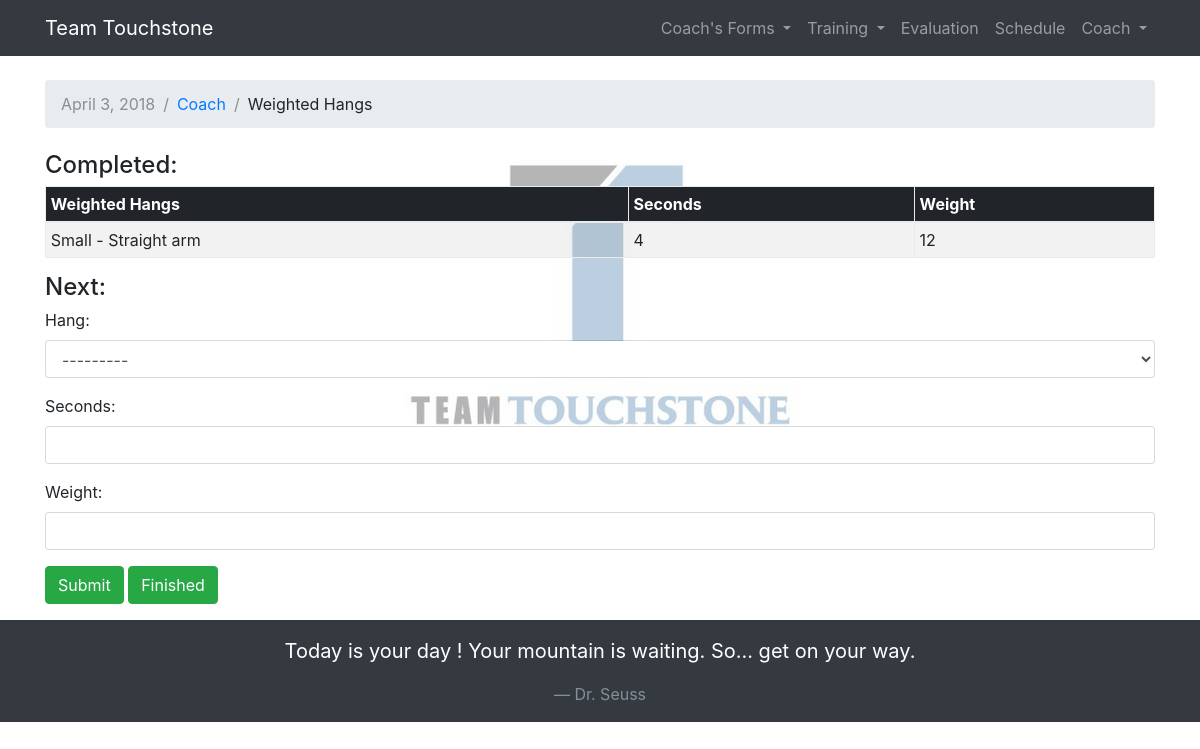
Screenshot of /WeightedHangs/add/ (signed in) with the database file from the repository.
### training/models.py (models this page shows, shortened)
class Athlete(models.Model):
    user = models.OneToOneField(User, on_delete=models.CASCADE)
    birthdate = models.DateField(null=True, blank=True)
    height = models.IntegerField(null=True, blank=True)
    wingspan = models.IntegerField(null=True, blank=True)
    ape_index = models.IntegerField(null=True, blank=True)
    weight = models.IntegerField(null=True, blank=True)
    guardian1 = models.CharField(max_length=50, blank=True)
    guardian1_email = models.EmailField(max_length=75, blank=True)
    guardian2 = models.CharField(max_length=50, blank=True)
    guardian2_email = models.EmailField(max_length=75, blank=True)
    eval_date = models.DateField(null=True, blank=True)
    def get_weighted_training(self, training, max_weight=False):
        last_session = training.objects.filter(session__athlete=self).last()
        try:
            if max_weight:
                last_hangs = max(training.objects.filter(session=last_session.session).values('weight'))
            else:
                last_hangs = training.objects.filter(session=last_session.session)
            return last_hangs
        except:
            return None

class WeightedHangs(models.Model):
    session = models.ForeignKey(Session, related_name='weighted_hangs')
    hang = models.ForeignKey(RefExercise, related_name="weighted_hangs")
    weight = models.IntegerField()
    seconds = models.IntegerField()

class RefExercise(models.Model):
    exercise = models.CharField(max_length=40)
    description = models.CharField(max_length=200, blank=True)
    category = models.ForeignKey(RefCategory, related_name='exercises')
    order = models.IntegerField()
    goal = models.IntegerField()
    def __str__(self):
        return self.exercise

class ClimbingQuotes(models.Model):
    author = models.CharField(max_length=30)
    quote = models.CharField(max_length=200)

### training/views.py (the view)
# urls.py: url(r'^WeightedHangs/add/$', views.weighted_hangs, name='weighted_hangs'),
@login_required
def weighted_hangs(request):
    quote = ClimbingQuotes.objects.get(id=random.randint(1, quote_num))
    athlete = get_user(request)
    weighted_hangs = athlete.get_weighted_training(WeightedHangs)
    if request.method == 'POST':
        form = WeightedHangsForm(request.POST)
        if form.is_valid():
            weighted_hang = form.save(commit=False)
            weighted_hang.session, created = Session.objects.get_or_create(sessionDate=DATE,
                athlete=athlete)
            weighted_hang.save()
            return redirect('weighted_hangs')
    else:
        form = WeightedHangsForm()
    return render(request, 'training/add_weighted_hangs.html', {'athlete':athlete, 'form': form,
                'weighted_hangs': weighted_hangs, 'date': DATE, 'quote': quote})

### training/forms.py
class WeightedHangsForm(forms.ModelForm):
    class Meta:
        model = WeightedHangs
        fields = ['hang', 'seconds', 'weight']
        widgets = {'session': forms.HiddenInput()}
    def __init__(self, *args, **kwargs):
        super(WeightedHangsForm, self).__init__(*args, **kwargs)
        self.fields['hang'].queryset =RefExercise.objects.filter(category__id=6)

### training/views.py (called while the page is built)
def get_user(request):
    pk = request.user.pk
    athlete = get_object_or_404(Athlete, user__pk=pk)
    return athlete

### templates/training/add_weighted_hangs.html (shortened to what this page needs)
{% extends 'base.html' %}
{% block breadcrumb %}
<li class="breadcrumb-item active">{{date}}</li>
  <li class="breadcrumb-item"><a href="{% url 'athletePage' %}">{{ athlete.user.username }}</a></li>
  <li class="breadcrumb-item">Weighted Hangs</li>
{% endblock %}
{% block content %}
<h4>Completed:
</h4>
<table class='table table-sm table-striped table-bordered'>
<thead class='thead-inverse'>
<tr>
  <th>Weighted Hangs</th>
  <th>Seconds</th>
  <th>Weight</th>
</tr>
</thead>
<tbody>
{% for item in weighted_hangs %}
<tr>
  <td>{{ item.hang }}</td>
  <td>{{ item.seconds}}</td>
  <td>{{ item.weight }}</td>
</tr>
{% endfor %}
</tbody>
</table>
<h4>Next:
</h4>
<form method="post" novalidate>
  {% include 'includes/form.html' %}
  <button type="submit" class="btn btn-success">Submit</button>
  <a class="btn btn-success" href="{% url 'athletePage' %}">Finished</a>
</form>
{% endblock %}

### templates/base.html (shortened to what this page needs)
{% load static %}
<!DOCTYPE html>
<html>
  <head>
    <link rel="stylesheet" href="{% static 'css/bootstrap.min.css' %}">
    <link rel="stylesheet" href="{% static 'css/training.css' %}">
    <link rel="stylesheet" href="{% static 'css/flipclock.css' %}">
  </head>
  <body>
   {% block body %}
    <nav class="navbar navbar-expand-md navbar-dark bg-dark">
      <div class="container">
        <a class="navbar-brand" href="{% url 'home' %}">Team Touchstone</a>
        <div class="collapse navbar-collapse" id="mainMenu">
          {% if user.is_authenticated %}
                <ul class="navbar-nav ml-auto">
                {% ifequal user.groups.all.0.name 'Coach' %}
                <li class="nav-item dropdown">
                  <a class="nav-link dropdown-toggle" href="#" id='CoachMenu' data-toggle="dropdown" aria-haspopup="true" aria-expanded="false">
                    Coach's Forms
                  </a>
                </li>
                  {% endifequal %}
                  <li class="nav-item dropdown">
                    <a class="nav-link dropdown-toggle" href="#" id='TrainingMenu' data-toggle="dropdown" aria-haspopup="true" aria-expanded="false">
                      Training
                    </a>
                  </li>
                  <li class="nav-item">
                    <a class="nav-link" href="{% url 'athleteMetrics' %}">Evaluation</a>
                  </li>
                  <li class="nav-item">
                    <a class="nav-link" href="{% url 'practice_schedule' %}">Schedule</a>
                  </li>
                  <li class="nav-item dropdown">
                    <a class="nav-link dropdown-toggle" href="#" id='userMenu' data-toggle="dropdown" aria-haspopup="true" aria-expanded="false">
                      {{ user.username }}
                    </a>
                  </li>
                </ul>
                {% else %}
                <form class="form-inline ml-auto">
                   <a href="{% url 'login' %}" class="btn btn-outline-secondary">Log in</a>
                   <a href="#" class="btn btn-primary ml-2">Sign up</a>
                </form>
            {% endif %}
              </div>
      </div>
    </nav>
<div class="background">
    <div class="container">
      <ol class="breadcrumb my-4">
        {% block breadcrumb %}
        {% endblock %}
      </ol>
      {% block content %}
      {% endblock %}
    </div>
    {% endblock body %}
  </div>
  </body>
  <footer class="pt-3">
    <div class='bg-dark'>
      <div class='blockquote text-white text-center'>
        <p class='pt-3'>{{quote.quote}}</p>
        <p class= 'pb-3 blockquote-footer'>{{quote.author}}</p>
      </div>
    </div>
  </footer>
</html>

### static/css/training.css (style rules this page uses)
.background { background-image: url(../img/TeamTouchstoneLogo.png); background-position: top center; background-repeat: no-repeat; background-size: auto; background-attachment: fixed; }

### rows the page displays
Athlete: user.username "Coach"
WeightedHangs: hang "Small - Straight arm", seconds "4", weight "12"
ClimbingQuotes: quote "Today is your day ! Your mountain is waiting. So... get on your way.", author "Dr. Seuss"

### other values shown
{{ user.username }} "Coach"
{{ date }} "April 3, 2018"
{{ field.label_tag }} "Hang:" "Seconds:" "Weight:"
